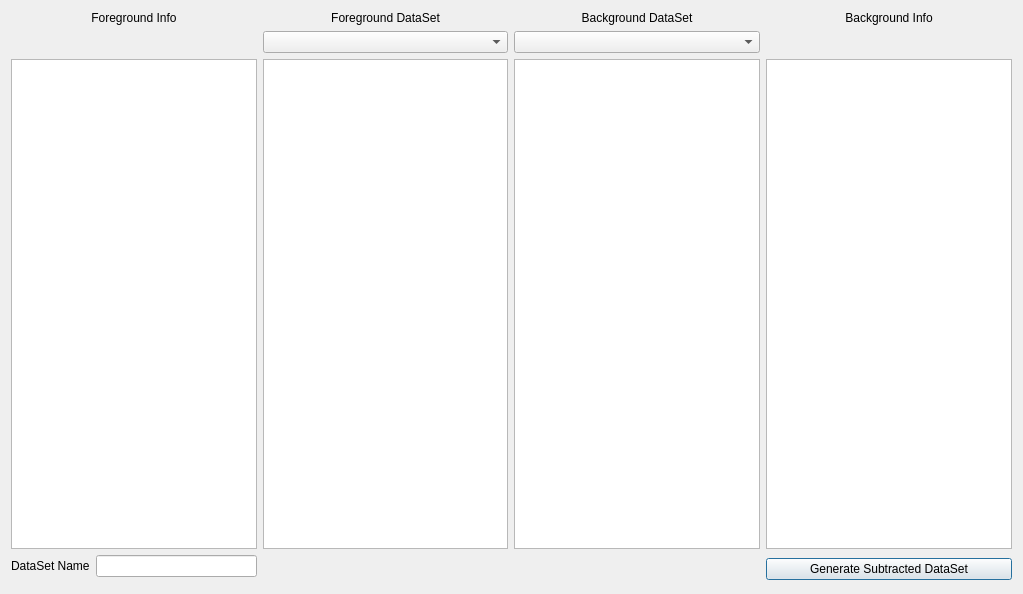
<?xml version="1.0" encoding="UTF-8"?>
<ui version="4.0">
 <class>Dialog</class>
 <widget class="QDialog" name="Dialog">
  <property name="geometry">
   <rect>
    <x>0</x>
    <y>0</y>
    <width>1023</width>
    <height>594</height>
   </rect>
  </property>
  <property name="windowTitle">
   <string>Dialog</string>
  </property>
  <layout class="QVBoxLayout" name="verticalLayout">
   <item>
    <layout class="QGridLayout" name="gridLayout">
     <item row="0" column="1">
      <widget class="QLabel" name="label_2">
       <property name="text">
        <string>Foreground DataSet</string>
       </property>
       <property name="alignment">
        <set>Qt::AlignCenter</set>
       </property>
      </widget>
     </item>
     <item row="2" column="2">
      <widget class="QListView" name="Subtraction_filenames_background_listView">
       <property name="editTriggers">
        <set>QAbstractItemView::DoubleClicked|QAbstractItemView::EditKeyPressed</set>
       </property>
       <property name="alternatingRowColors">
        <bool>true</bool>
       </property>
       <property name="selectionMode">
        <enum>QAbstractItemView::ExtendedSelection</enum>
       </property>
      </widget>
     </item>
     <item row="1" column="1">
      <widget class="QComboBox" name="Subtraction_dataSet_foreground_comboBox"/>
     </item>
     <item row="2" column="0">
      <widget class="QListView" name="Subtraction_fileAttributs_foreground_listView">
       <property name="sizePolicy">
        <sizepolicy hsizetype="Preferred" vsizetype="Expanding">
         <horstretch>0</horstretch>
         <verstretch>0</verstretch>
        </sizepolicy>
       </property>
       <property name="sizeAdjustPolicy">
        <enum>QAbstractScrollArea::AdjustIgnored</enum>
       </property>
       <property name="editTriggers">
        <set>QAbstractItemView::NoEditTriggers</set>
       </property>
       <property name="dragEnabled">
        <bool>false</bool>
       </property>
       <property name="dragDropMode">
        <enum>QAbstractItemView::DropOnly</enum>
       </property>
       <property name="defaultDropAction">
        <enum>Qt::IgnoreAction</enum>
       </property>
       <property name="alternatingRowColors">
        <bool>true</bool>
       </property>
       <property name="selectionMode">
        <enum>QAbstractItemView::NoSelection</enum>
       </property>
       <property name="selectionBehavior">
        <enum>QAbstractItemView::SelectItems</enum>
       </property>
       <property name="movement">
        <enum>QListView::Static</enum>
       </property>
      </widget>
     </item>
     <item row="0" column="0">
      <widget class="QLabel" name="label">
       <property name="text">
        <string>Foreground Info</string>
       </property>
       <property name="alignment">
        <set>Qt::AlignCenter</set>
       </property>
      </widget>
     </item>
     <item row="1" column="2">
      <widget class="QComboBox" name="Subtraction_dataSet_background_comboBox"/>
     </item>
     <item row="0" column="2">
      <widget class="QLabel" name="label_3">
       <property name="text">
        <string>Background DataSet</string>
       </property>
       <property name="alignment">
        <set>Qt::AlignCenter</set>
       </property>
      </widget>
     </item>
     <item row="2" column="1">
      <widget class="QListView" name="Subtraction_filenames_foreground_listView">
       <property name="editTriggers">
        <set>QAbstractItemView::DoubleClicked|QAbstractItemView::EditKeyPressed</set>
       </property>
       <property name="alternatingRowColors">
        <bool>true</bool>
       </property>
       <property name="selectionMode">
        <enum>QAbstractItemView::ExtendedSelection</enum>
       </property>
      </widget>
     </item>
     <item row="2" column="3">
      <widget class="QListView" name="Subtraction_fileAttributs_background_listView">
       <property name="sizePolicy">
        <sizepolicy hsizetype="Preferred" vsizetype="Expanding">
         <horstretch>0</horstretch>
         <verstretch>0</verstretch>
        </sizepolicy>
       </property>
       <property name="sizeAdjustPolicy">
        <enum>QAbstractScrollArea::AdjustIgnored</enum>
       </property>
       <property name="editTriggers">
        <set>QAbstractItemView::NoEditTriggers</set>
       </property>
       <property name="dragEnabled">
        <bool>false</bool>
       </property>
       <property name="dragDropMode">
        <enum>QAbstractItemView::DropOnly</enum>
       </property>
       <property name="defaultDropAction">
        <enum>Qt::IgnoreAction</enum>
       </property>
       <property name="alternatingRowColors">
        <bool>true</bool>
       </property>
       <property name="selectionMode">
        <enum>QAbstractItemView::NoSelection</enum>
       </property>
       <property name="selectionBehavior">
        <enum>QAbstractItemView::SelectItems</enum>
       </property>
       <property name="movement">
        <enum>QListView::Static</enum>
       </property>
      </widget>
     </item>
     <item row="0" column="3">
      <widget class="QLabel" name="label_4">
       <property name="text">
        <string>Background Info</string>
       </property>
       <property name="alignment">
        <set>Qt::AlignCenter</set>
       </property>
      </widget>
     </item>
     <item row="3" column="0">
      <layout class="QHBoxLayout" name="horizontalLayout">
       <property name="sizeConstraint">
        <enum>QLayout::SetDefaultConstraint</enum>
       </property>
       <property name="bottomMargin">
        <number>6</number>
       </property>
       <item>
        <widget class="QLabel" name="label_5">
         <property name="text">
          <string>DataSet Name</string>
         </property>
        </widget>
       </item>
       <item>
        <widget class="QLineEdit" name="Subtraction_dataSet_name_lineEdit"/>
       </item>
      </layout>
     </item>
     <item row="3" column="3">
      <widget class="QPushButton" name="Subtraction_generateSubtraction_button">
       <property name="text">
        <string>Generate Subtracted DataSet</string>
       </property>
      </widget>
     </item>
    </layout>
   </item>
  </layout>
 </widget>
 <resources/>
 <connections/>
</ui>
